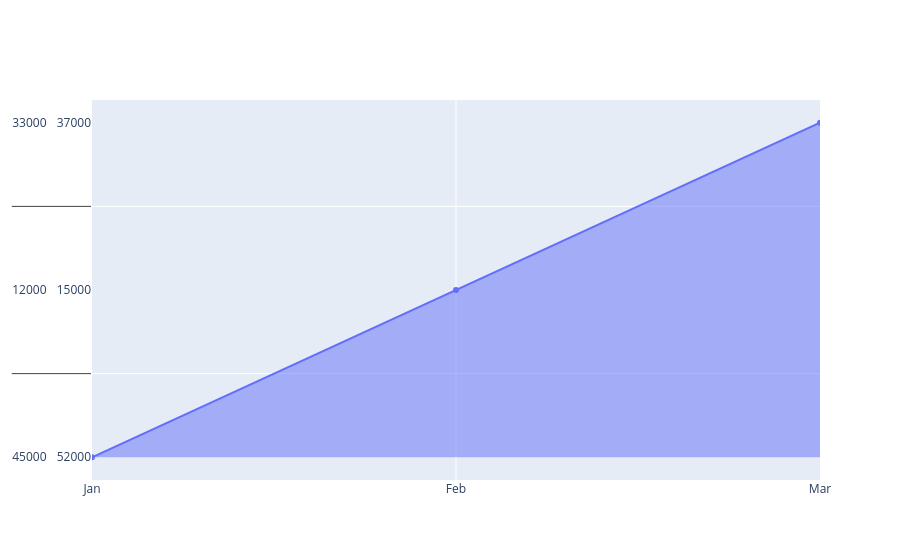

The code cell stored with this chart in its notebook:
### Code cell
df1 = pd.DataFrame({
    "Month": ["Jan", "Feb", "Mar", "Apr", "May", "Jun"],
    "Sales": [45000, 52000, 48000, 61000, 68000, 75000],
    "Profit": [12000, 15000, 13000, 18000, 21000, 25000],
    "Expenses": [33000, 37000, 35000, 43000, 47000, 50000]
})

fig = go.Figure()

fig.add_trace(
    go.Scatter(
        x=df1["Month"],
        y=df1[["Sales","Profit","Expenses"]],
        fill="tozeroy"
    )
)

fig.show()

### Figure 1 — Plotly figure (JSON) as saved in the notebook; plotly's stock layout.template omitted (floating-point values rounded to 4 significant figures)
{"data": [{"fill": "tozeroy", "type": "scatter", "x": ["Jan", "Feb", "Mar", "Apr", "May", "Jun"], "y": [[45000, 12000, 33000], [52000, 15000, 37000], [48000, 13000, 35000], [61000, 18000, 43000], [68000, 21000, 47000], [75000, 25000, 50000]]}], "layout": {}}
